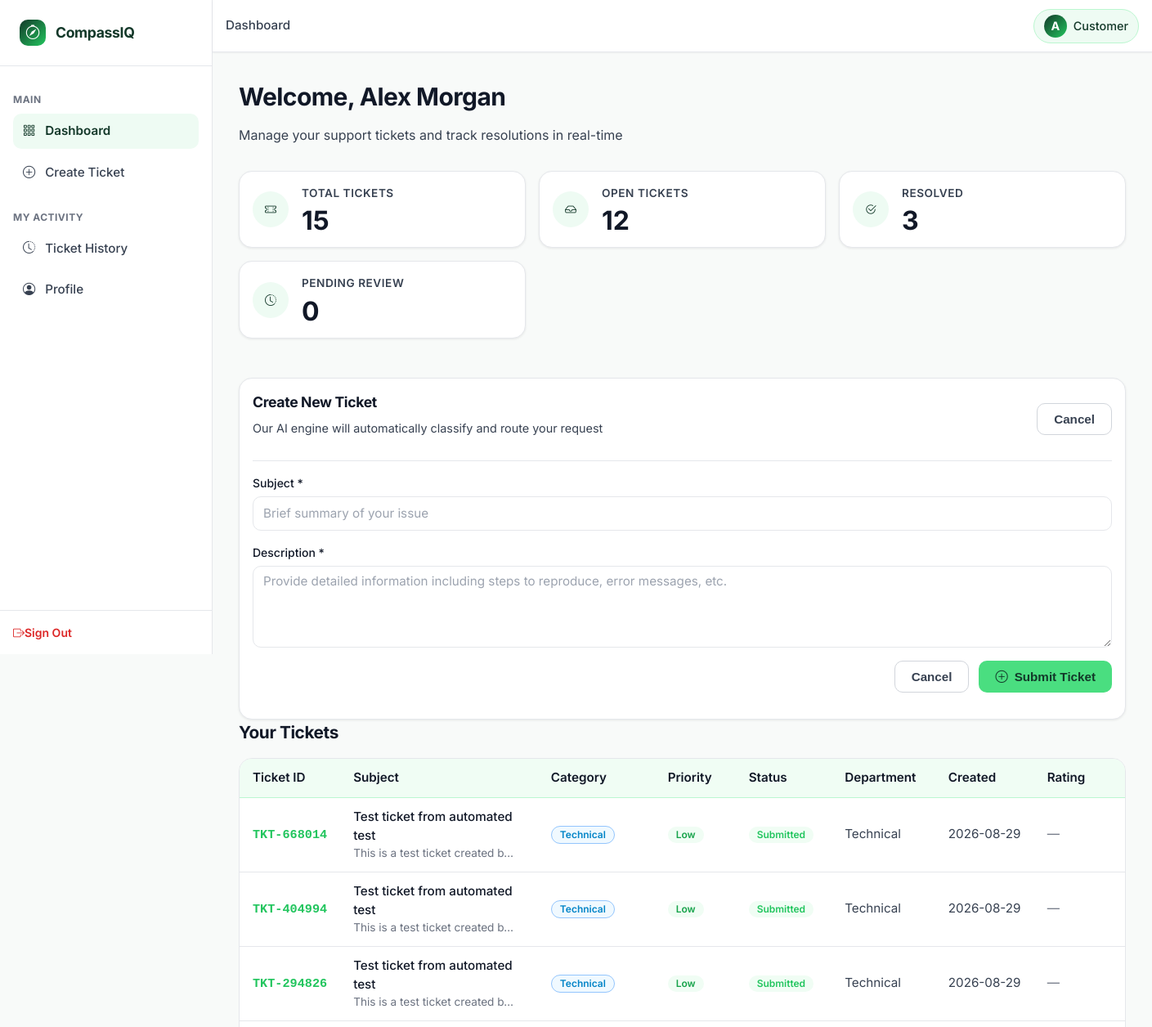
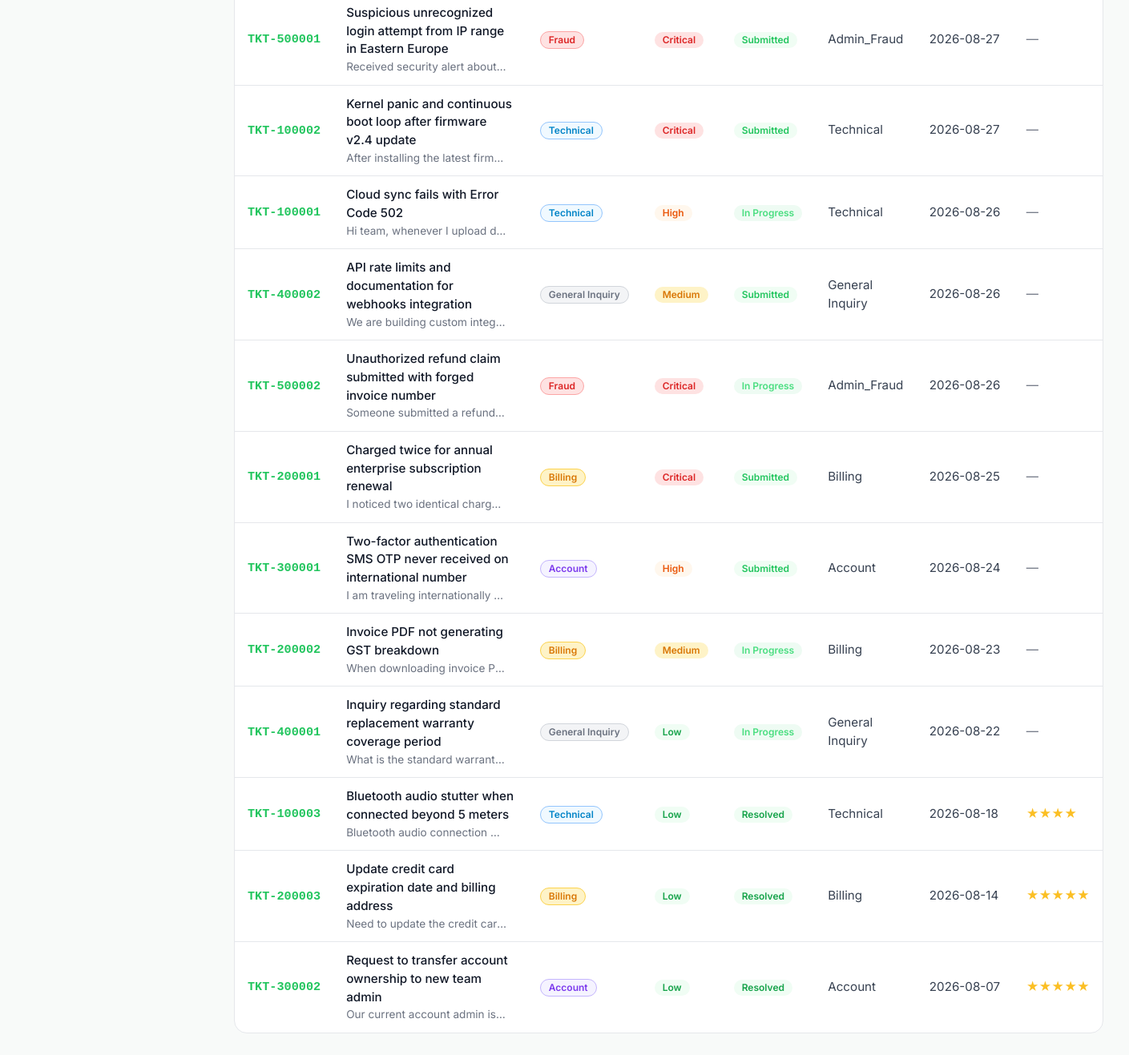
Screenshot of /customer/dashboard (signed in) with the database file from the repository (2 pictures, top to bottom).
### tables this page shows
CREATE TABLE users (
    user_id INTEGER PRIMARY KEY AUTOINCREMENT,
    full_name TEXT NOT NULL,
    email TEXT UNIQUE NOT NULL,
    password_hash TEXT NOT NULL,
    role TEXT NOT NULL DEFAULT 'customer' CHECK(role IN ('customer', 'agent', 'admin')),
    department TEXT DEFAULT 'None' CHECK(department IN ('Technical', 'Billing', 'Account', 'General Inquiry', 'None')),
    bill_no_product_id TEXT,
    account_status TEXT DEFAULT 'PENDING' CHECK(account_status IN ('PENDING', 'APPROVED', 'REJECTED', 'BANNED')),
    created_at DATETIME DEFAULT CURRENT_TIMESTAMP
);

CREATE TABLE tickets (
    ticket_id TEXT PRIMARY KEY,
    customer_id INTEGER NOT NULL,
    subject TEXT NOT NULL,
    description TEXT NOT NULL,
    predicted_category TEXT NOT NULL CHECK(predicted_category IN ('Technical', 'Billing', 'Account', 'General Inquiry', 'Fraud')),
    predicted_priority TEXT NOT NULL CHECK(predicted_priority IN ('Low', 'Medium', 'High', 'Critical')),
    assigned_department TEXT NOT NULL CHECK(assigned_department IN ('Technical', 'Billing', 'Account', 'General Inquiry', 'Admin_Fraud')),
    status TEXT DEFAULT 'Submitted' CHECK(status IN ('Submitted', 'Under Review', 'In Progress', 'Resolved', 'Closed')),
    assigned_agent_id INTEGER,
    resolution_notes TEXT,
    satisfaction_score INTEGER CHECK(satisfaction_score BETWEEN 1 AND 5),
    customer_feedback TEXT,
    created_at DATETIME DEFAULT CURRENT_TIMESTAMP,
    resolved_at DATETIME,
    CONSTRAINT fk_ticket_customer FOREIGN KEY (customer_id) REFERENCES users (user_id) ON DELETE CASCADE,
    CONSTRAINT fk_ticket_agent FOREIGN KEY (assigned_agent_id) REFERENCES users (user_id) ON DELETE SET NULL
);

### app.py (the view)
@app.route('/customer/dashboard')
@customer_required
def customer_dashboard():
    tickets = query_db(
        """SELECT t.*, u.full_name as agent_name
           FROM tickets t
           LEFT JOIN users u ON t.assigned_agent_id = u.user_id
           WHERE t.customer_id = ?
           ORDER BY t.created_at DESC""",
        (g.user['user_id'],)
    )
    return render_template('customer_dashboard.html', tickets=tickets)

### templates/customer_dashboard.html (shortened to what this page needs)
{% extends 'base.html' %}
{% block breadcrumb %}Dashboard{% endblock %}
{% block content %}
<div class="page-header">
    <h1 class="page-title">Welcome, {{ g.user.full_name }}</h1>
    <p class="page-subtitle">Manage your support tickets and track resolutions in real-time</p>
</div>
<div class="grid grid-auto-fit mb-2xl" style="margin-bottom: var(--spacing-3xl);">
    <div class="metric-card">
        <div class="metric-icon-wrapper">
            <i class="bi bi-ticket-perforated"></i>
        </div>
        <div class="metric-content">
            <div class="metric-label">Total Tickets</div>
            <div class="metric-value">{{ tickets|length }}</div>
        </div>
    </div>
    <div class="metric-card">
        <div class="metric-icon-wrapper">
            <i class="bi bi-inbox"></i>
        </div>
        <div class="metric-content">
            <div class="metric-label">Open Tickets</div>
            <div class="metric-value">{{ tickets|selectattr('status', 'in', ['Submitted', 'Under Review', 'In Progress'])|list|length }}</div>
        </div>
    </div>
    <div class="metric-card">
        <div class="metric-icon-wrapper">
            <i class="bi bi-check2-circle"></i>
        </div>
        <div class="metric-content">
            <div class="metric-label">Resolved</div>
            <div class="metric-value">{{ tickets|selectattr('status', 'equalto', 'Resolved')|list|length }}</div>
        </div>
    </div>
    <div class="metric-card">
        <div class="metric-icon-wrapper">
            <i class="bi bi-clock-history"></i>
        </div>
        <div class="metric-content">
            <div class="metric-label">Pending Review</div>
            <div class="metric-value">{{ tickets|selectattr('status', 'equalto', 'Under Review')|list|length }}</div>
        </div>
    </div>
</div>
<div class="card mb-2xl">
    <div class="card-header">
        <div style="display: flex; justify-content: space-between; align-items: center;">
            <div>
                <h3 class="card-title">Create New Ticket</h3>
                <p class="card-subtitle">Our AI engine will automatically classify and route your request</p>
            </div>
            <div style="display: flex; gap: var(--spacing-md);">
                <button class="btn btn-secondary" onclick="toggleCreateForm()">Cancel</button>
            </div>
        </div>
    </div>
    <div class="card-body">
        <form method="POST" action="{{ url_for('create_ticket') }}" id="createTicketForm">
            <div class="form-group">
                <label class="form-label">Subject *</label>
                <input type="text" name="subject" class="form-input" placeholder="Brief summary of your issue" required>
            </div>
            <div class="form-group">
                <label class="form-label">Description *</label>
                <textarea name="description" class="form-textarea" placeholder="Provide detailed information including steps to reproduce, error messages, etc." required></textarea>
            </div>
            <div style="display: flex; gap: var(--spacing-md); justify-content: flex-end;">
                <button type="button" class="btn btn-secondary" onclick="toggleCreateForm()">Cancel</button>
                <button type="submit" class="btn btn-accent">
                    <i class="bi bi-plus-circle"></i> Submit Ticket
                </button>
            </div>
        </form>
    </div>
</div>
<div>
    <h2 class="mb-lg" style="font-size: 1.3rem; font-weight: var(--font-weight-bold);">Your Tickets</h2>
    {% if tickets|length == 0 %}
        <div class="card" style="text-align: center; padding: var(--spacing-3xl) var(--spacing-lg);">
            <i class="bi bi-inbox" style="font-size: 3rem; color: var(--text-muted); margin-bottom: var(--spacing-lg);"></i>
            <h3 class="text-secondary">No tickets yet</h3>
            <p class="text-muted">Create your first support ticket above to get started</p>
        </div>
    {% else %}
        <div class="table-container">
            <table class="enterprise-table">
                <thead>
                    <tr>
                        <th>Ticket ID</th>
                        <th>Subject</th>
                        <th>Category</th>
                        <th>Priority</th>
                        <th>Status</th>
                        <th>Department</th>
                        <th>Created</th>
                        <th>Rating</th>
                    </tr>
                </thead>
                <tbody>
                    {% for ticket in tickets %}
                        <tr style="cursor: pointer;" onclick="openTicketDetail('{{ ticket.ticket_id }}')">
                            <td class="text-ellipsis">
                                <span class="no-wrap" style="font-family: 'Courier New', monospace; font-weight: var(--font-weight-semibold); color: var(--accent-green);">{{ ticket.ticket_id }}</span>
                            </td>
                            <td>
                                <div style="font-weight: var(--font-weight-medium); color: var(--text-primary);">{{ ticket.subject }}</div>
                                <div style="font-size: 0.85rem; color: var(--text-muted); overflow: hidden; text-overflow: ellipsis; white-space: nowrap; max-width: 200px;">{{ ticket.description }}</div>
                            </td>
                            <td>
                                <span class="badge badge-category-{{ ticket.predicted_category.replace(' ', '') }}">
                                    {{ ticket.predicted_category }}
                                </span>
                            </td>
                            <td>
                                <span class="badge badge-priority-{{ ticket.predicted_priority }}">
                                    {{ ticket.predicted_priority }}
                                </span>
                            </td>
                            <td>
                                <span class="badge badge-status-{{ ticket.status.replace(' ', '') }}">
                                    {{ ticket.status }}
                                </span>
                            </td>
                            <td>{{ ticket.assigned_department }}</td>
                            <td class="no-wrap">{{ ticket.created_at[:10] }}</td>
                            <td>
                                {% if ticket.satisfaction_score %}
                                    <div style="color: #fbbf24;">{{ '★' * ticket.satisfaction_score }}</div>
                                {% else %}
                                    <span class="text-muted">—</span>
                                {% endif %}
                            </td>
                        </tr>
                    {% endfor %}
                </tbody>
            </table>
        </div>
    {% endif %}
</div>
{% endblock %}

### templates/base.html (shortened to what this page needs)
<!DOCTYPE html>
<html lang="en">
<head>
    <link rel="stylesheet" href="https://cdn.jsdelivr.net/npm/bootstrap-icons@1.11.3/font/bootstrap-icons.min.css">
    <link rel="stylesheet" href="{{ url_for('static', filename='css/variables.css') }}">
    <link rel="stylesheet" href="{{ url_for('static', filename='css/components.css') }}">
    <link rel="stylesheet" href="{{ url_for('static', filename='css/style.css') }}">
</head>
<body>
    <div id="app">
        <aside class="sidebar" id="sidebar">
            <a href="{{ url_for('index') }}" class="sidebar-brand">
                <div class="sidebar-brand-icon">
                    <i class="bi bi-compass"></i>
                </div>
                <div class="sidebar-brand-text">CompassIQ</div>
            </a>
            <nav class="sidebar-nav">
                {% if g.user %}
                    {% if g.user.role == 'customer' %}
                        <div class="nav-section-title">Main</div>
                        <div class="nav-item">
                            <a href="{{ url_for('customer_dashboard') }}" class="nav-link {% if request.endpoint == 'customer_dashboard' %}active{% endif %}">
                                <i class="bi bi-grid-3x3-gap"></i>
                                <span>Dashboard</span>
                            </a>
                        </div>
                        <div class="nav-item">
                            <a href="{{ url_for('customer_dashboard') }}" class="nav-link">
                                <i class="bi bi-plus-circle"></i>
                                <span>Create Ticket</span>
                            </a>
                        </div>
                        <div class="nav-section-title mt-4">My Activity</div>
                        <div class="nav-item">
                            <a href="{{ url_for('customer_dashboard') }}" class="nav-link">
                                <i class="bi bi-clock-history"></i>
                                <span>Ticket History</span>
                            </a>
                        </div>
                        <div class="nav-item">
                            <a href="{{ url_for('customer_dashboard') }}" class="nav-link">
                                <i class="bi bi-person-circle"></i>
                                <span>Profile</span>
                            </a>
                        </div>
                    {% endif %}
                {% endif %}
            </nav>
            <div class="sidebar-footer">
                {% if g.user %}
                    <a href="{{ url_for('logout') }}" class="sign-out-link">
                        <i class="bi bi-box-arrow-right me-2"></i>Sign Out
                    </a>
                {% endif %}
            </div>
        </aside>
        <header class="header">
            <div class="header-left">
                <div class="header-breadcrumb">
                    {% block breadcrumb %}Dashboard{% endblock %}
                </div>
            </div>
            <div class="header-actions">
                {% if g.user %}
                    <a href="#" class="user-profile-pill">
                        <div class="user-avatar">{{ g.user.full_name[0].upper() }}</div>
                        <span>{{ g.user.role|title }}</span>
                    </a>
                {% endif %}
            </div>
        </header>
        <main class="main-content">
            {% block content %}{% endblock %}
        </main>
    </div>
</body>
</html>

### rows the page displays
users: user "A", user.role "Customer", user.full_name "Alex Morgan"
tickets: ticket_id "TKT-668014", subject "Test ticket from automated test", description "This is a test ticket created b…", predicted_category "Technical", predicted_priority "Low", status "Submitted", assigned_department "Technical", created_at "2026-08-29"
tickets: ticket_id "TKT-404994", subject "Test ticket from automated test", description "This is a test ticket created b…", predicted_category "Technical", predicted_priority "Low", status "Submitted", assigned_department "Technical", created_at "2026-08-29"
tickets: ticket_id "TKT-294826", subject "Test ticket from automated test", description "This is a test ticket created b…", predicted_category "Technical", predicted_priority "Low", status "Submitted", assigned_department "Technical", created_at "2026-08-29"
tickets: ticket_id "TKT-500001", subject "Suspicious unrecognized login attempt from IP range in Eastern Europe", description "Received security alert about…", predicted_category "Fraud", predicted_priority "Critical", status "Submitted", assigned_department "Admin_Fraud", created_at "2026-08-27"
tickets: ticket_id "TKT-100002", subject "Kernel panic and continuous boot loop after firmware v2.4 update", description "After installing the latest firm…", predicted_category "Technical", predicted_priority "Critical", status "Submitted", assigned_department "Technical", created_at "2026-08-27"
tickets: ticket_id "TKT-100001", subject "Cloud sync fails with Error Code 502", description "Hi team, whenever I upload d…", predicted_category "Technical", predicted_priority "High", status "In Progress", assigned_department "Technical", created_at "2026-08-26"
tickets: ticket_id "TKT-400002", subject "API rate limits and documentation for webhooks integration", description "We are building custom integ…", predicted_category "General Inquiry", predicted_priority "Medium", status "Submitted", assigned_department "General Inquiry", created_at "2026-08-26"
tickets: ticket_id "TKT-500002", subject "Unauthorized refund claim submitted with forged invoice number", description "Someone submitted a refund…", predicted_category "Fraud", predicted_priority "Critical", status "In Progress", assigned_department "Admin_Fraud", created_at "2026-08-26"
tickets: ticket_id "TKT-200001", subject "Charged twice for annual enterprise subscription renewal", description "I noticed two identical charg…", predicted_category "Billing", predicted_priority "Critical", status "Submitted", assigned_department "Billing", created_at "2026-08-25"
tickets: ticket_id "TKT-300001", subject "Two-factor authentication SMS OTP never received on international number", description "I am traveling internationally…", predicted_category "Account", predicted_priority "High", status "Submitted", assigned_department "Account", created_at "2026-08-24"
tickets: ticket_id "TKT-200002", subject "Invoice PDF not generating GST breakdown", description "When downloading invoice P…", predicted_category "Billing", predicted_priority "Medium", status "In Progress", assigned_department "Billing", created_at "2026-08-23"
tickets: ticket_id "TKT-400001", subject "Inquiry regarding standard replacement warranty coverage period", description "What is the standard warrant…", predicted_category "General Inquiry", predicted_priority "Low", status "In Progress", assigned_department "General Inquiry", created_at "2026-08-22"
tickets: ticket_id "TKT-100003", subject "Bluetooth audio stutter when connected beyond 5 meters", description "Bluetooth audio connection…", predicted_category "Technical", predicted_priority "Low", status "Resolved", assigned_department "Technical", created_at "2026-08-18", satisfaction_score "★★★★"
tickets: ticket_id "TKT-200003", subject "Update credit card expiration date and billing address", description "Need to update the credit car…", predicted_category "Billing", predicted_priority "Low", status "Resolved", assigned_department "Billing", created_at "2026-08-14", satisfaction_score "★★★★★"
tickets: ticket_id "TKT-300002", subject "Request to transfer account ownership to new team admin", description "Our current account admin is…", predicted_category "Account", predicted_priority "Low", status "Resolved", assigned_department "Account", created_at "2026-08-07", satisfaction_score "★★★★★"

### other values shown
{{ tickets|length }} "15"
{{ tickets|selectattr('status', 'equalto', 'Resolved')|list|length }} "3"
{{ tickets|selectattr('status', 'equalto', 'Under Review')|list|length }} "0"
